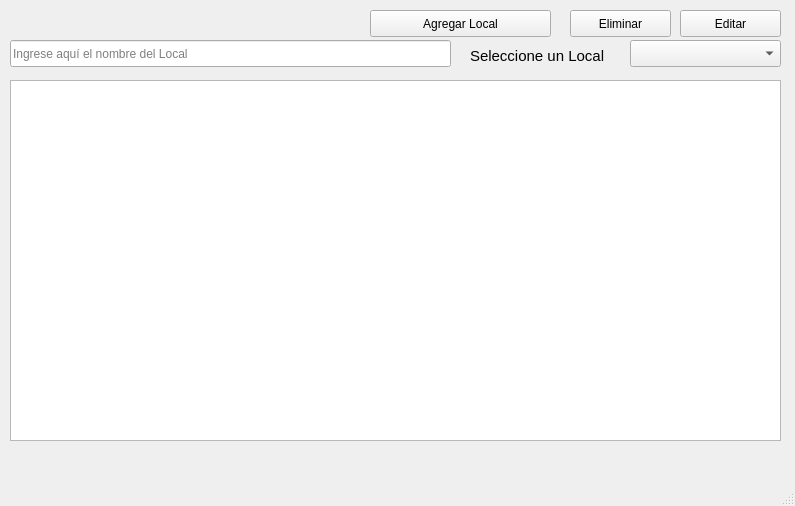
<?xml version="1.0" encoding="UTF-8"?>
<ui version="4.0">
 <class>window</class>
 <widget class="QMainWindow" name="window">
  <property name="geometry">
   <rect>
    <x>0</x>
    <y>0</y>
    <width>795</width>
    <height>506</height>
   </rect>
  </property>
  <property name="windowTitle">
   <string>MainWindow</string>
  </property>
  <widget class="QWidget" name="widget">
   <widget class="QComboBox" name="combo">
    <property name="geometry">
     <rect>
      <x>630</x>
      <y>40</y>
      <width>151</width>
      <height>27</height>
     </rect>
    </property>
   </widget>
   <widget class="QLabel" name="local_label">
    <property name="geometry">
     <rect>
      <x>470</x>
      <y>40</y>
      <width>161</width>
      <height>31</height>
     </rect>
    </property>
    <property name="font">
     <font>
      <pointsize>11</pointsize>
      <weight>50</weight>
      <italic>false</italic>
      <bold>false</bold>
     </font>
    </property>
    <property name="text">
     <string>Seleccione un Local</string>
    </property>
   </widget>
   <widget class="QLineEdit" name="filtro">
    <property name="geometry">
     <rect>
      <x>10</x>
      <y>40</y>
      <width>441</width>
      <height>27</height>
     </rect>
    </property>
    <property name="toolTip">
     <string>&lt;html&gt;&lt;head/&gt;&lt;body&gt;&lt;p&gt;Buscar...&lt;/p&gt;&lt;/body&gt;&lt;/html&gt;</string>
    </property>
    <property name="whatsThis">
     <string>&lt;html&gt;&lt;head/&gt;&lt;body&gt;&lt;p&gt;&lt;br/&gt;&lt;/p&gt;&lt;/body&gt;&lt;/html&gt;</string>
    </property>
    <property name="accessibleName">
     <string/>
    </property>
    <property name="accessibleDescription">
     <string/>
    </property>
    <property name="layoutDirection">
     <enum>Qt::RightToLeft</enum>
    </property>
    <property name="inputMask">
     <string/>
    </property>
    <property name="text">
     <string/>
    </property>
    <property name="placeholderText">
     <string>Ingrese aquí el nombre del Local</string>
    </property>
   </widget>
   <widget class="QTableView" name="table_win">
    <property name="geometry">
     <rect>
      <x>10</x>
      <y>80</y>
      <width>771</width>
      <height>361</height>
     </rect>
    </property>
   </widget>
   <widget class="QPushButton" name="crear_btn">
    <property name="geometry">
     <rect>
      <x>370</x>
      <y>10</y>
      <width>181</width>
      <height>27</height>
     </rect>
    </property>
    <property name="text">
     <string>Agregar Local</string>
    </property>
   </widget>
   <widget class="QPushButton" name="eliminar_btn">
    <property name="geometry">
     <rect>
      <x>570</x>
      <y>10</y>
      <width>101</width>
      <height>27</height>
     </rect>
    </property>
    <property name="text">
     <string>Eliminar</string>
    </property>
   </widget>
   <widget class="QPushButton" name="edit_button">
    <property name="geometry">
     <rect>
      <x>680</x>
      <y>10</y>
      <width>101</width>
      <height>27</height>
     </rect>
    </property>
    <property name="text">
     <string>Editar</string>
    </property>
   </widget>
  </widget>
  <widget class="QMenuBar" name="menubar">
   <property name="geometry">
    <rect>
     <x>0</x>
     <y>0</y>
     <width>795</width>
     <height>25</height>
    </rect>
   </property>
  </widget>
  <widget class="QStatusBar" name="statusbar"/>
 </widget>
 <resources/>
 <connections/>
</ui>
